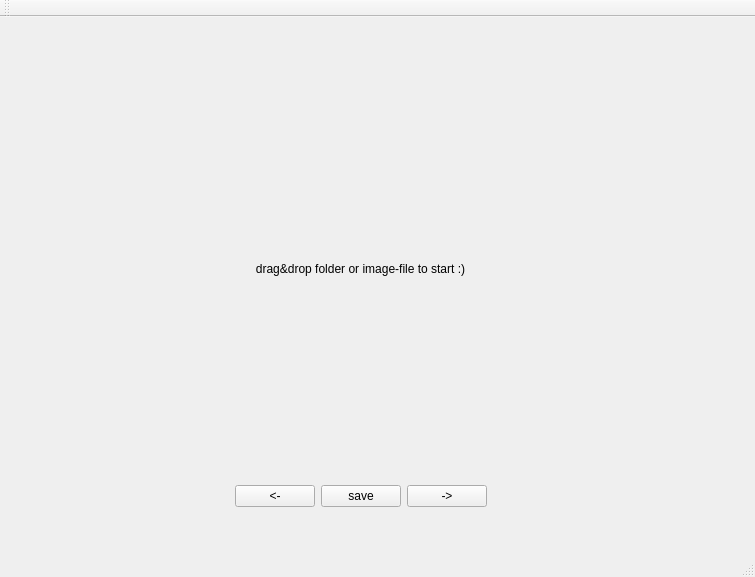
<?xml version="1.0" encoding="UTF-8"?>
<ui version="4.0">
 <class>CullendulaMainWindow</class>
 <widget class="QMainWindow" name="CullendulaMainWindow">
  <property name="geometry">
   <rect>
    <x>0</x>
    <y>0</y>
    <width>755</width>
    <height>577</height>
   </rect>
  </property>
  <property name="windowTitle">
   <string>CullendulaMainWindow</string>
  </property>
  <widget class="QWidget" name="centralWidget">
   <widget class="QWidget" name="verticalLayoutWidget">
    <property name="geometry">
     <rect>
      <x>20</x>
      <y>30</y>
      <width>681</width>
      <height>471</height>
     </rect>
    </property>
    <layout class="QVBoxLayout" name="verticalLayout">
     <item>
      <widget class="QLabel" name="label">
       <property name="sizePolicy">
        <sizepolicy hsizetype="Expanding" vsizetype="Expanding">
         <horstretch>0</horstretch>
         <verstretch>0</verstretch>
        </sizepolicy>
       </property>
       <property name="acceptDrops">
        <bool>true</bool>
       </property>
       <property name="text">
        <string>drag&amp;drop folder or image-file to start :)</string>
       </property>
       <property name="alignment">
        <set>Qt::AlignCenter</set>
       </property>
       <property name="wordWrap">
        <bool>true</bool>
       </property>
      </widget>
     </item>
     <item>
      <layout class="QHBoxLayout" name="horizontalLayout">
       <item>
        <spacer name="horizontalSpacer">
         <property name="orientation">
          <enum>Qt::Horizontal</enum>
         </property>
         <property name="sizeHint" stdset="0">
          <size>
           <width>40</width>
           <height>20</height>
          </size>
         </property>
        </spacer>
       </item>
       <item>
        <widget class="QPushButton" name="pushButton">
         <property name="text">
          <string>&lt;-</string>
         </property>
         <property name="shortcut">
          <string>Left</string>
         </property>
        </widget>
       </item>
       <item>
        <widget class="QPushButton" name="pushButton_3">
         <property name="text">
          <string>save</string>
         </property>
         <property name="shortcut">
          <string>Up</string>
         </property>
        </widget>
       </item>
       <item>
        <widget class="QPushButton" name="pushButton_2">
         <property name="text">
          <string>-&gt;</string>
         </property>
         <property name="shortcut">
          <string>Right</string>
         </property>
        </widget>
       </item>
       <item>
        <spacer name="horizontalSpacer_2">
         <property name="orientation">
          <enum>Qt::Horizontal</enum>
         </property>
         <property name="sizeHint" stdset="0">
          <size>
           <width>40</width>
           <height>20</height>
          </size>
         </property>
        </spacer>
       </item>
      </layout>
     </item>
    </layout>
   </widget>
  </widget>
  <widget class="QMenuBar" name="menuBar">
   <property name="geometry">
    <rect>
     <x>0</x>
     <y>0</y>
     <width>755</width>
     <height>18</height>
    </rect>
   </property>
  </widget>
  <widget class="QToolBar" name="mainToolBar">
   <attribute name="toolBarArea">
    <enum>TopToolBarArea</enum>
   </attribute>
   <attribute name="toolBarBreak">
    <bool>false</bool>
   </attribute>
  </widget>
  <widget class="QStatusBar" name="statusBar"/>
 </widget>
 <layoutdefault spacing="6" margin="11"/>
 <resources/>
 <connections/>
</ui>
